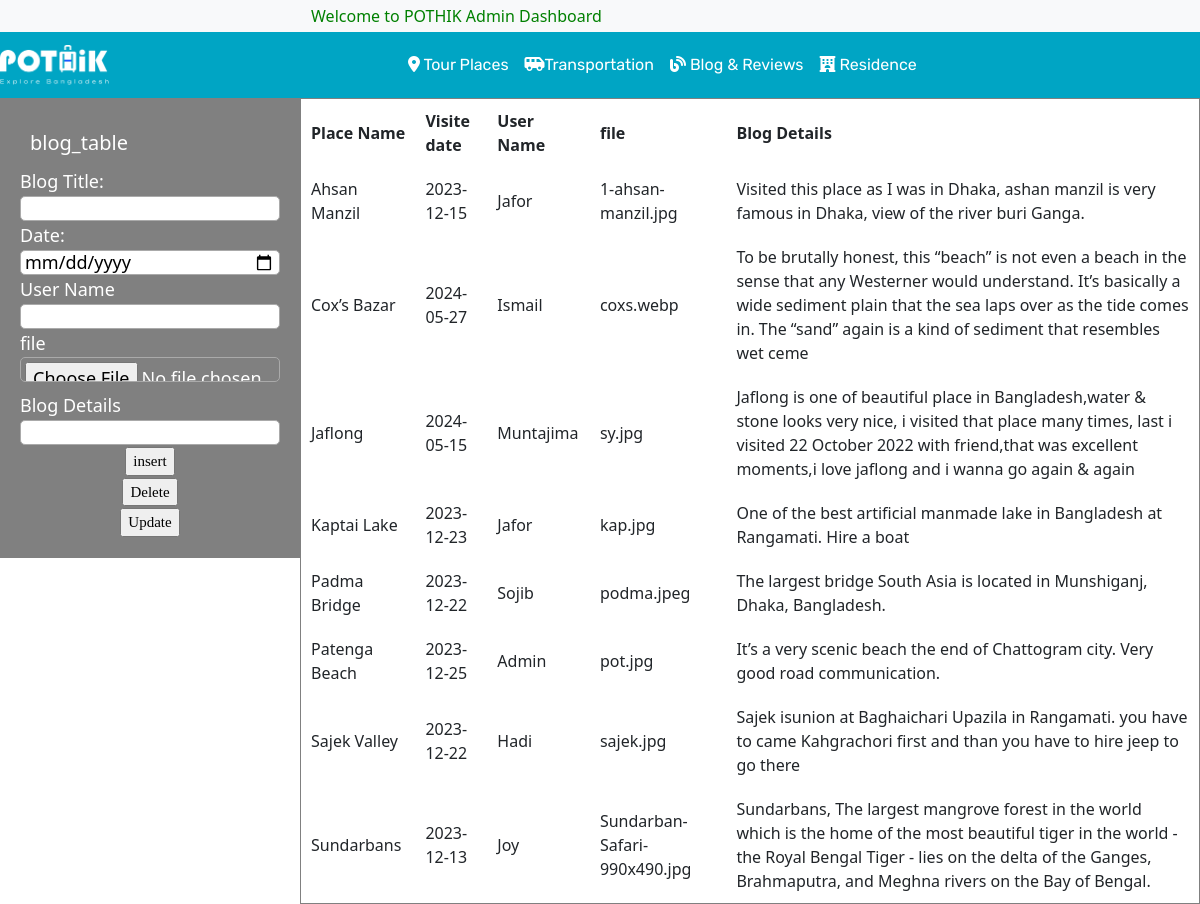
The app's page /_blogadmin.php, older data.
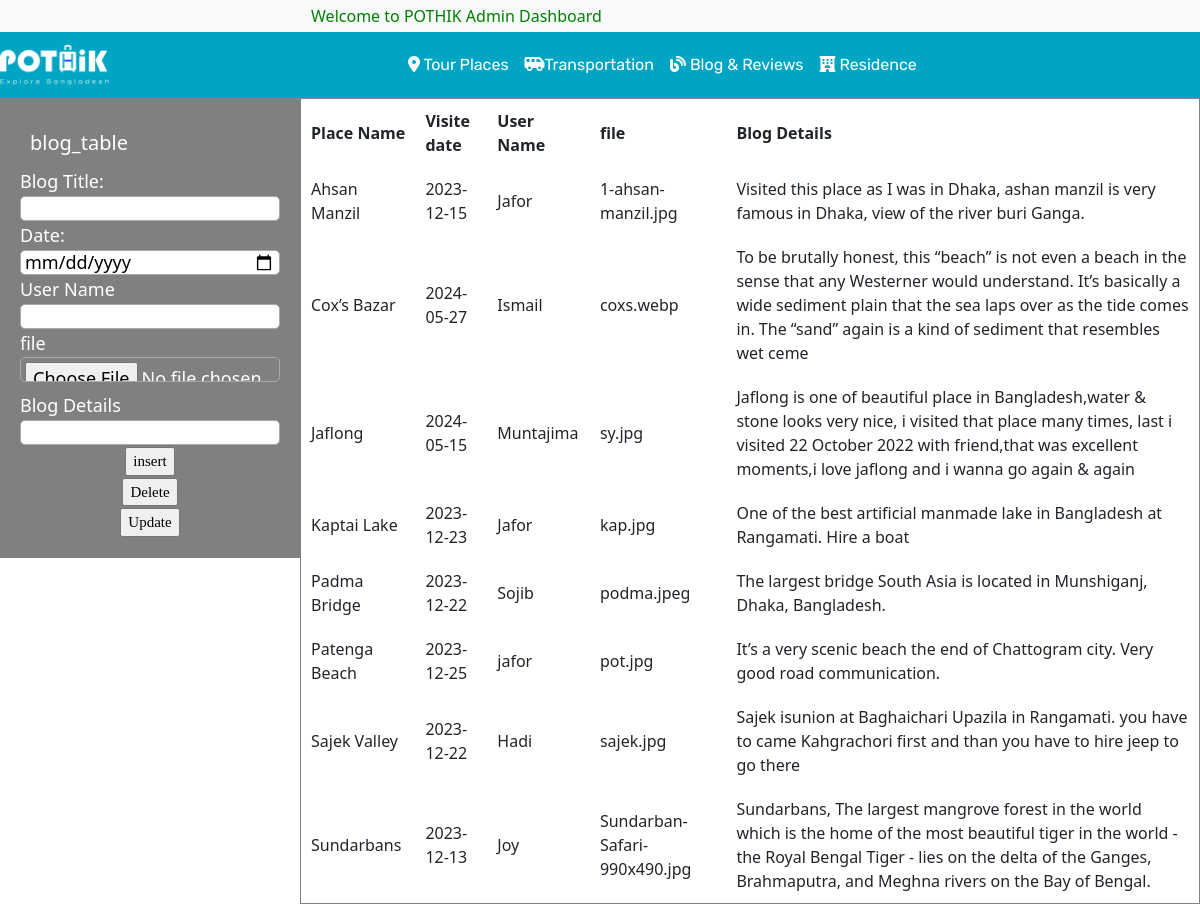
The same page, newer data.
### tables this page shows
CREATE TABLE `blog_table` (
  `topic_title` varchar(50) NOT NULL,
  `topic_date` varchar(15) NOT NULL,
  `name` varchar(20) NOT NULL,
  `duration` int(11) NOT NULL,
  `person` int(11) NOT NULL,
  `cost` int(11) NOT NULL,
  `image_filename` varchar(50) NOT NULL,
  `topic_para` varchar(250) NOT NULL
);

### _blogadmin.php (the view, shortened to what this page needs)
<?php
include("_admin.php");
?>
<link rel="stylesheet" href="style.css">
<div id="box1">
  <form method="post">
    <div style="font-size: 20px;margin: 10px;color: white;">blog_table</div>
    Blog Title: <br>
    <input id="text" type="text" name="blogtitle" required><br>
    Date:  <br>
    <input id="text" type="date" name="blogdate" ><br>
    User Name<br>
    <input id="text" type="text" name="name" ><br>
    file<br>
    <input id="text" type="file" name="uploadimage" ><br>
    Blog Details<br>
    <input id="text" type="text" name="blogpara" ><br>
      <div class="btn">
      <a>
        <input type="submit" value="insert" name="submit1">
      </a>
    </div>
    <div class="btn">
      <a>
        <input type="submit" value="Delete" name="submit2">
      </a>
    </div>
    <div class="btn">
      <a>
        <input type="submit" value="Update" name="submit3">
      </a>
    </div>
  </form>
</div>
<div>
  <table border="1" cellspacing="1" cellpadding="10">
    <tr>
      <th>Place Name</th>
      <th>Visite date</th>
      <th>User Name</th>
      <th>file</th>
      <th>Blog Details</th>
    </tr>
<?php
    $conn = mysqli_connect("localhost", "root", "", "travel");
$sql = "SELECT * FROM blog_table";
$result = $conn->query($sql);
if ($result->num_rows > 0) {
while($row = $result->fetch_assoc()) {
echo "<tr><td>" . $row["topic_title"]. "</td><td>" . $row["topic_date"] . "</td><td>"
. $row["name"]."</td><td>". $row["image_filename"]. "</td><td>"
. $row["topic_para"].  "</td></tr>";
}
echo "</table>";
} else { echo "0 results"; }
?>
</div>

Row changes from the older to the newer data that the page shows:
changed blog_table "Patenga Beach": name "Admin" → "jafor"
